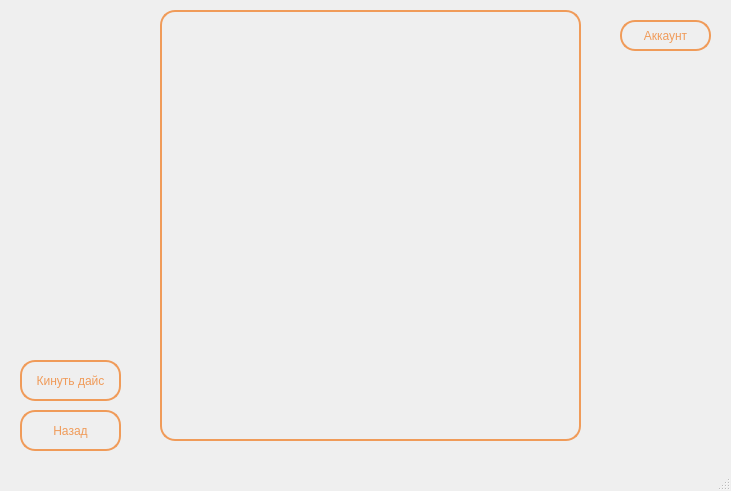
<?xml version="1.0" encoding="UTF-8"?>
<ui version="4.0">
 <class>MainWindow</class>
 <widget class="QMainWindow" name="MainWindow">
  <property name="geometry">
   <rect>
    <x>0</x>
    <y>0</y>
    <width>731</width>
    <height>491</height>
   </rect>
  </property>
  <property name="windowTitle">
   <string>MainWindow</string>
  </property>
  <widget class="QWidget" name="centralwidget">
   <widget class="QPushButton" name="account_btn">
    <property name="geometry">
     <rect>
      <x>620</x>
      <y>20</y>
      <width>91</width>
      <height>31</height>
     </rect>
    </property>
    <property name="styleSheet">
     <string notr="true">/* border-color: rgb(142, 74, 25);
border: 2px solid rgb(142, 74, 25); */
/* background-color: rgb(142, 74, 25); */

QPushButton {
	color: rgb(240, 155, 89);
    background-color: transparent; /* Делаем фон прозрачным */
    border: 2px solid rgb(240, 155, 89);  /* Цвет границы */
    border-radius: 15px; /* Закругление углов (по желанию) */
    padding: 5px; /* Отступы (по желанию) */
	/* border-image: linear-gradient(to right, red, yellow) 5; */
}

QPushButton:hover {
    background-color: rgba(54, 21, 8, 0.5); 
} 
</string>
    </property>
    <property name="text">
     <string>Аккаунт</string>
    </property>
   </widget>
   <widget class="QPushButton" name="back_btn">
    <property name="geometry">
     <rect>
      <x>20</x>
      <y>410</y>
      <width>101</width>
      <height>41</height>
     </rect>
    </property>
    <property name="styleSheet">
     <string notr="true">/* border-color: rgb(142, 74, 25);
border: 2px solid rgb(142, 74, 25); */
/* background-color: rgb(142, 74, 25); */

QPushButton {
	color: rgb(240, 155, 89);
    background-color: transparent; /* Делаем фон прозрачным */
    border: 2px solid rgb(240, 155, 89);  /* Цвет границы */
    border-radius: 15px; /* Закругление углов (по желанию) */
    padding: 5px; /* Отступы (по желанию) */
	/* border-image: linear-gradient(to right, red, yellow) 5; */
}

QPushButton:hover {
    background-color: rgba(54, 21, 8, 0.5); 
} 
</string>
    </property>
    <property name="text">
     <string>Назад</string>
    </property>
   </widget>
   <widget class="QScrollArea" name="scroll_area">
    <property name="geometry">
     <rect>
      <x>160</x>
      <y>10</y>
      <width>421</width>
      <height>431</height>
     </rect>
    </property>
    <property name="styleSheet">
     <string notr="true">QPushButton {
  color: white;
    background-color: transparent; /* Делаем фон прозрачным */
    border: 2px solid rgb(240, 155, 89);  /* Цвет границы */
    border-radius: 15px; /* Закругление углов (по желанию) */
    padding: 5px; /* Отступы (по желанию) */
  /* border-image: linear-gradient(to right, red, yellow) 5; */
}

QPushButton:hover {
    background-color: rgba(54, 21, 8, 0.5); 
} 

QScrollArea {
color: rgb(240, 155, 89);
    background-color: transparent; /* Делаем фон прозрачным */
    border: 2px solid rgb(240, 155, 89);  /* Цвет границы */
    border-radius: 15px; /* Закругление углов (по желанию) */
    padding: 5px; /* Отступы (по желанию) */
}

QVBoxLayout {
  background-color: transparent;
}

QWidget {
  background-color: transparent;
}
</string>
    </property>
    <property name="widgetResizable">
     <bool>true</bool>
    </property>
    <widget class="QWidget" name="scrollAreaWidgetContents">
     <property name="geometry">
      <rect>
       <x>0</x>
       <y>0</y>
       <width>407</width>
       <height>417</height>
      </rect>
     </property>
     <property name="styleSheet">
      <string notr="true"/>
     </property>
    </widget>
   </widget>
   <widget class="QWidget" name="widget" native="true">
    <property name="geometry">
     <rect>
      <x>0</x>
      <y>-30</y>
      <width>741</width>
      <height>531</height>
     </rect>
    </property>
    <property name="styleSheet">
     <string notr="true">background-image: url('data/textures/background.jpg');
background-repeat: no-repeat; 
background-position: center;</string>
    </property>
    <widget class="QPushButton" name="throw_dice_btn">
     <property name="geometry">
      <rect>
       <x>20</x>
       <y>390</y>
       <width>101</width>
       <height>41</height>
      </rect>
     </property>
     <property name="styleSheet">
      <string notr="true">/* border-color: rgb(142, 74, 25);
border: 2px solid rgb(142, 74, 25); */
/* background-color: rgb(142, 74, 25); */

QPushButton {
	color: rgb(240, 155, 89);
    background-color: transparent; /* Делаем фон прозрачным */
    border: 2px solid rgb(240, 155, 89);  /* Цвет границы */
    border-radius: 15px; /* Закругление углов (по желанию) */
    padding: 5px; /* Отступы (по желанию) */
	/* border-image: linear-gradient(to right, red, yellow) 5; */
}

QPushButton:hover {
    background-color: rgba(54, 21, 8, 0.5); 
} 
</string>
     </property>
     <property name="text">
      <string>Кинуть дайс</string>
     </property>
    </widget>
   </widget>
   <zorder>widget</zorder>
   <zorder>account_btn</zorder>
   <zorder>back_btn</zorder>
   <zorder>scroll_area</zorder>
  </widget>
  <widget class="QStatusBar" name="statusbar"/>
 </widget>
 <resources/>
 <connections/>
</ui>
